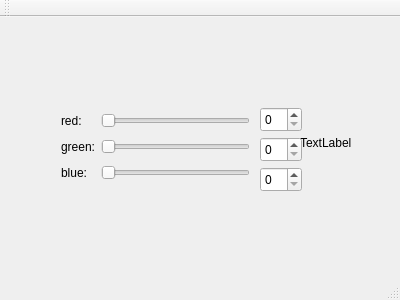
<?xml version="1.0" encoding="UTF-8"?>
<ui version="4.0">
 <class>MainWindow</class>
 <widget class="QMainWindow" name="MainWindow">
  <property name="geometry">
   <rect>
    <x>0</x>
    <y>0</y>
    <width>400</width>
    <height>300</height>
   </rect>
  </property>
  <property name="windowTitle">
   <string>MainWindow</string>
  </property>
  <widget class="QWidget" name="centralWidget">
   <widget class="QWidget" name="gridLayoutWidget">
    <property name="geometry">
     <rect>
      <x>50</x>
      <y>80</y>
      <width>211</width>
      <height>101</height>
     </rect>
    </property>
    <layout class="QGridLayout" name="gridLayout">
     <item row="1" column="1">
      <widget class="QSlider" name="horizontalSliderRed">
       <property name="orientation">
        <enum>Qt::Horizontal</enum>
       </property>
      </widget>
     </item>
     <item row="3" column="0">
      <widget class="QLabel" name="labelBlue">
       <property name="text">
        <string>blue:</string>
       </property>
      </widget>
     </item>
     <item row="1" column="0">
      <widget class="QLabel" name="labelRed">
       <property name="text">
        <string>red:</string>
       </property>
      </widget>
     </item>
     <item row="3" column="1">
      <widget class="QSlider" name="horizontalSliderBlue">
       <property name="orientation">
        <enum>Qt::Horizontal</enum>
       </property>
      </widget>
     </item>
     <item row="2" column="1">
      <widget class="QSlider" name="horizontalSliderGreen">
       <property name="orientation">
        <enum>Qt::Horizontal</enum>
       </property>
      </widget>
     </item>
     <item row="2" column="0">
      <widget class="QLabel" name="labelGreen">
       <property name="text">
        <string>green:</string>
       </property>
      </widget>
     </item>
    </layout>
   </widget>
   <widget class="QLabel" name="colorLabel">
    <property name="geometry">
     <rect>
      <x>300</x>
      <y>100</y>
      <width>62</width>
      <height>51</height>
     </rect>
    </property>
    <property name="text">
     <string>TextLabel</string>
    </property>
   </widget>
   <widget class="QSpinBox" name="spinBoxRed">
    <property name="geometry">
     <rect>
      <x>260</x>
      <y>90</y>
      <width>42</width>
      <height>25</height>
     </rect>
    </property>
   </widget>
   <widget class="QSpinBox" name="spinBoxGreen">
    <property name="geometry">
     <rect>
      <x>260</x>
      <y>120</y>
      <width>42</width>
      <height>25</height>
     </rect>
    </property>
   </widget>
   <widget class="QSpinBox" name="spinBoxBlue">
    <property name="geometry">
     <rect>
      <x>260</x>
      <y>150</y>
      <width>42</width>
      <height>25</height>
     </rect>
    </property>
   </widget>
  </widget>
  <widget class="QMenuBar" name="menuBar">
   <property name="geometry">
    <rect>
     <x>0</x>
     <y>0</y>
     <width>400</width>
     <height>21</height>
    </rect>
   </property>
  </widget>
  <widget class="QToolBar" name="mainToolBar">
   <attribute name="toolBarArea">
    <enum>TopToolBarArea</enum>
   </attribute>
   <attribute name="toolBarBreak">
    <bool>false</bool>
   </attribute>
  </widget>
  <widget class="QStatusBar" name="statusBar"/>
 </widget>
 <layoutdefault spacing="6" margin="11"/>
 <resources/>
 <connections>
  <connection>
   <sender>spinBoxRed</sender>
   <signal>valueChanged(int)</signal>
   <receiver>horizontalSliderRed</receiver>
   <slot>setValue(int)</slot>
   <hints>
    <hint type="sourcelabel">
     <x>271</x>
     <y>139</y>
    </hint>
    <hint type="destinationlabel">
     <x>220</x>
     <y>137</y>
    </hint>
   </hints>
  </connection>
  <connection>
   <sender>spinBoxGreen</sender>
   <signal>valueChanged(int)</signal>
   <receiver>horizontalSliderGreen</receiver>
   <slot>setValue(int)</slot>
   <hints>
    <hint type="sourcelabel">
     <x>274</x>
     <y>166</y>
    </hint>
    <hint type="destinationlabel">
     <x>225</x>
     <y>167</y>
    </hint>
   </hints>
  </connection>
  <connection>
   <sender>spinBoxBlue</sender>
   <signal>valueChanged(int)</signal>
   <receiver>horizontalSliderBlue</receiver>
   <slot>setValue(int)</slot>
   <hints>
    <hint type="sourcelabel">
     <x>272</x>
     <y>205</y>
    </hint>
    <hint type="destinationlabel">
     <x>219</x>
     <y>198</y>
    </hint>
   </hints>
  </connection>
  <connection>
   <sender>horizontalSliderRed</sender>
   <signal>valueChanged(int)</signal>
   <receiver>spinBoxRed</receiver>
   <slot>setValue(int)</slot>
   <hints>
    <hint type="sourcelabel">
     <x>161</x>
     <y>139</y>
    </hint>
    <hint type="destinationlabel">
     <x>296</x>
     <y>132</y>
    </hint>
   </hints>
  </connection>
  <connection>
   <sender>horizontalSliderGreen</sender>
   <signal>valueChanged(int)</signal>
   <receiver>spinBoxGreen</receiver>
   <slot>setValue(int)</slot>
   <hints>
    <hint type="sourcelabel">
     <x>156</x>
     <y>169</y>
    </hint>
    <hint type="destinationlabel">
     <x>291</x>
     <y>170</y>
    </hint>
   </hints>
  </connection>
  <connection>
   <sender>horizontalSliderBlue</sender>
   <signal>valueChanged(int)</signal>
   <receiver>spinBoxBlue</receiver>
   <slot>setValue(int)</slot>
   <hints>
    <hint type="sourcelabel">
     <x>170</x>
     <y>198</y>
    </hint>
    <hint type="destinationlabel">
     <x>288</x>
     <y>196</y>
    </hint>
   </hints>
  </connection>
 </connections>
</ui>
